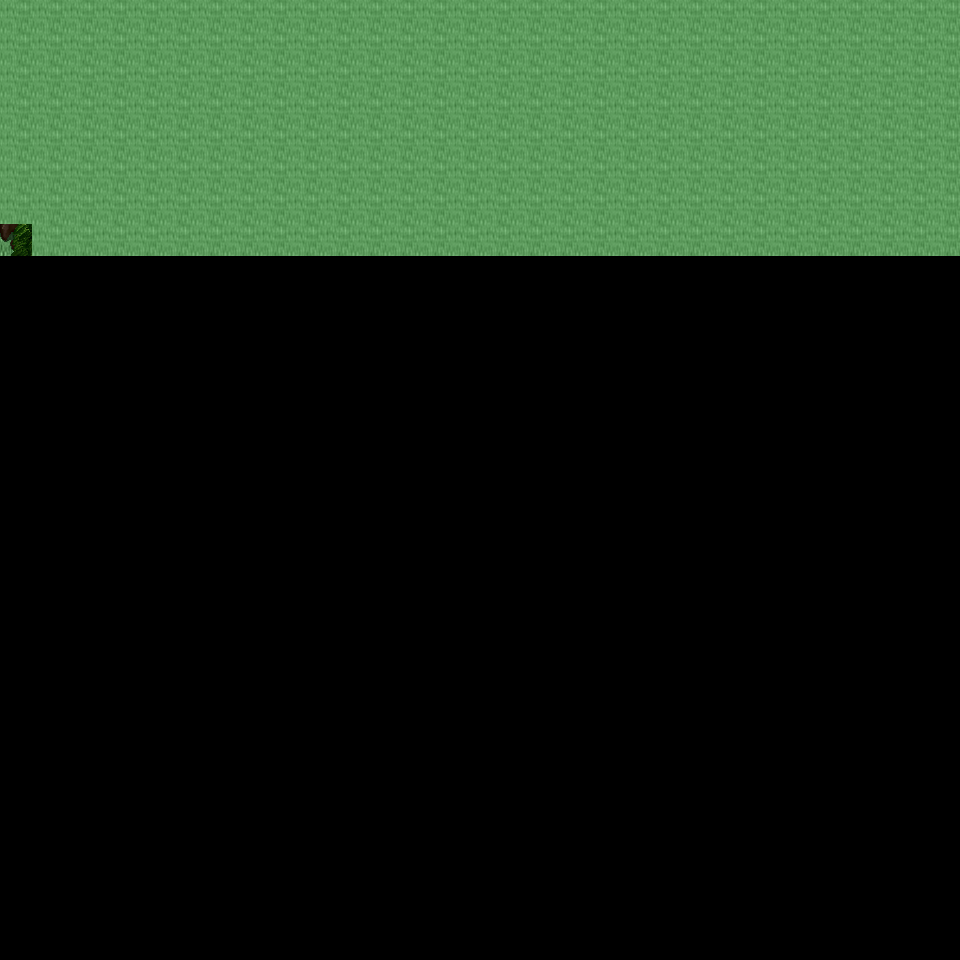

Below is a game level as drawn by its tile map, then a one-line description and the .tmx that defines it (tile-layer data replaced by summaries):
An orthogonal 30x30 tile map with 32x32 px tiles, 6 tile layers (Ground, Object, Object2, Above, ...), 21 tilesets and 2 objects (2x mapExit).

<map version="1.0" orientation="orthogonal" renderorder="right-down" width="30" height="30" tilewidth="32" tileheight="32" nextobjectid="3">
  <tileset firstgid="1" name="tileset_ground_ground" tilewidth="32" tileheight="32" tilecount="33" columns="3">
    <image source="../drawable/tileset_ground_ground.png" width="96" height="352" />
  </tileset>
  <tileset firstgid="34" name="tileset_ground_ridge_earth_dark" tilewidth="32" tileheight="32" tilecount="96" columns="12">
    <image source="../drawable/tileset_ground_ridge_earth_dark.png" width="384" height="256" />
  </tileset>
  <tileset firstgid="130" name="tileset_ground_rock_pebbles" tilewidth="32" tileheight="32" tilecount="3" columns="1">
    <image source="../drawable/tileset_ground_rock_pebbles.png" width="32" height="96" />
  </tileset>
  <tileset firstgid="133" name="tileset_plant_grasses" tilewidth="32" tileheight="32" tilecount="6" columns="3">
    <image source="../drawable/tileset_plant_grasses.png" width="96" height="64" />
  </tileset>
  <tileset firstgid="139" name="tileset_ground_grass_corners" tilewidth="32" tileheight="32" tilecount="24" columns="6">
    <image source="../drawable/tileset_ground_grass_corners.png" width="192" height="128" />
  </tileset>
  <tileset firstgid="163" name="tileset_ground_grass_edges" tilewidth="32" tileheight="32" tilecount="36" columns="12">
    <image source="../drawable/tileset_ground_grass_edges.png" width="384" height="96" />
  </tileset>
  <tileset firstgid="199" name="tileset_plant_flower_daisy_white" tilewidth="32" tileheight="32" tilecount="8" columns="2">
    <image source="../drawable/tileset_plant_flower_daisy_white.png" width="64" height="128" />
  </tileset>
  <tileset firstgid="207" name="tileset_plant_flower_daisy_yellow" tilewidth="32" tileheight="32" tilecount="8" columns="2">
    <image source="../drawable/tileset_plant_flower_daisy_yellow.png" width="64" height="128" />
  </tileset>
  <tileset firstgid="215" name="tileset_plant_stump_stump_green" tilewidth="32" tileheight="32" tilecount="4" columns="2">
    <image source="../drawable/tileset_plant_stump_stump_green.png" width="64" height="64" />
  </tileset>
  <tileset firstgid="219" name="tileset_plant_tree_tree_darkgreen" tilewidth="32" tileheight="32" tilecount="88" columns="8">
    <image source="../drawable/tileset_plant_tree_tree_darkgreen.png" width="256" height="352" />
  </tileset>
  <tileset firstgid="307" name="tileset_logic_creature_animal" tilewidth="32" tileheight="32" tilecount="32" columns="8">
    <image source="../drawable/tileset_logic_creature_animal.png" width="256" height="128" />
  </tileset>
  <tileset firstgid="339" name="tileset_logic_item_resources" tilewidth="32" tileheight="32" tilecount="6" columns="6">
    <image source="../drawable/tileset_logic_item_resources.png" width="192" height="32" />
  </tileset>
  <tileset firstgid="345" name="tileset_logic_item_mushroom" tilewidth="32" tileheight="32" tilecount="6" columns="6">
    <image source="../drawable/tileset_logic_item_mushroom.png" width="192" height="32" />
  </tileset>
  <tileset firstgid="351" name="tileset_logic_collision" tilewidth="32" tileheight="32" tilecount="1" columns="1">
    <image source="../drawable/tileset_logic_collision.png" width="32" height="32" />
  </tileset>
  <tileset firstgid="352" name="tileset_plant_tree_dead_tree_5" tilewidth="32" tileheight="32" tilecount="20" columns="4">
    <image source="../drawable/tileset_plant_tree_dead_tree_5.png" width="128" height="160" />
  </tileset>
  <tileset firstgid="372" name="tileset_plant_tree_dead_tree_6" tilewidth="32" tileheight="32" tilecount="20" columns="4">
    <image source="../drawable/tileset_plant_tree_dead_tree_6.png" width="128" height="160" />
  </tileset>
  <tileset firstgid="392" name="tileset_plant_tree_dead_tree_7" tilewidth="32" tileheight="32" tilecount="20" columns="4">
    <image source="../drawable/tileset_plant_tree_dead_tree_7.png" width="128" height="160" />
  </tileset>
  <tileset firstgid="412" name="tileset_plant_bush_large_dead" tilewidth="32" tileheight="32" tilecount="2" columns="1">
    <image source="../drawable/tileset_plant_bush_large_dead.png" width="32" height="64" />
  </tileset>
  <tileset firstgid="414" name="tileset_plant_bush_large_wide_dead" tilewidth="32" tileheight="32" tilecount="4" columns="2">
    <image source="../drawable/tileset_plant_bush_large_wide_dead.png" width="64" height="64" />
  </tileset>
  <tileset firstgid="418" name="tileset_logic_creature_reptile" tilewidth="32" tileheight="32" tilecount="7" columns="7">
    <image source="../drawable/tileset_logic_creature_reptile.png" width="224" height="32" />
  </tileset>
  <tileset firstgid="425" name="tileset_logic_item_herb" tilewidth="32" tileheight="32" tilecount="5" columns="5">
    <image source="../drawable/tileset_logic_item_herb.png" width="160" height="32" />
  </tileset>
  <layer name="Ground" width="30" height="30">
    <data>[900 cells, 240 non-empty, 1 distinct tile ids]</data>
  </layer>
  <layer name="Object" width="30" height="30">
    <data>[900 cells, 0 non-empty, 0 distinct tile ids]</data>
  </layer>
  <layer name="Object2" width="30" height="30">
    <data>[900 cells, 24 non-empty, 12 distinct tile ids]</data>
  </layer>
  <layer name="Above" width="30" height="30">
    <data>[900 cells, 240 non-empty, 20 distinct tile ids]</data>
  </layer>
  <layer name="Above2" width="30" height="30">
    <data>[900 cells, 0 non-empty, 0 distinct tile ids]</data>
  </layer>
  <layer name="Walkable" width="30" height="30">
    <data>[900 cells, 239 non-empty, 1 distinct tile ids]</data>
  </layer>
  <objectgroup name="MapEvents">
    <object id="1" name="west" type="mapExit" x="0" y="224" width="32" height="736">
      <properties>
        <property name="map" value="level_0_x103_y63" />
        <property name="x" value="28" />
        <property name="y" value="7" />
      </properties>
    </object>
    <object id="2" name="east" type="mapExit" x="928" y="256" width="32" height="704">
      <properties>
        <property name="map" value="level_0_x105_y63" />
        <property name="x" value="1" />
        <property name="y" value="8" />
      </properties>
    </object>
  </objectgroup>
</map>
